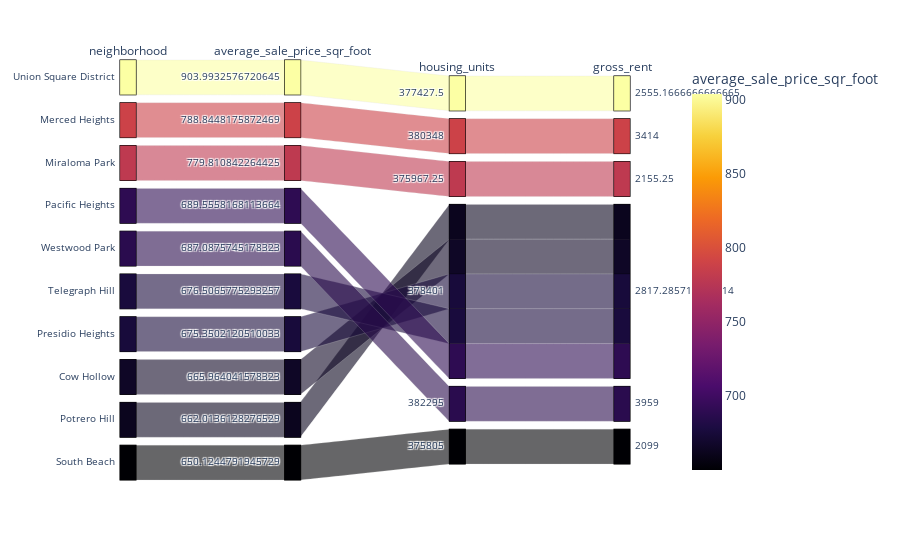

The notebook cell saved with this chart:
### Code cell
# Parallel Categories Plot
px.parallel_categories(
    sfo_data_2.iloc[0:10,:],
    dimensions=["neighborhood", "average_sale_price_sqr_foot", "housing_units", "gross_rent"],
    color="average_sale_price_sqr_foot",
    color_continuous_scale=px.colors.sequential.Inferno, 
)

### Figure 1 — Plotly figure (JSON) as saved in the notebook; plotly's stock layout.template omitted (floating-point values rounded to 4 significant figures)
{"data": [{"dimensions": [{"label": "neighborhood", "values": ["Union Square District", "Merced Heights", "Miraloma Park", "Pacific Heights", "Westwood Park", "Telegraph Hill", "Presidio Heights", "Cow Hollow", "Potrero Hill", "South Beach"]}, {"label": "average_sale_price_sqr_foot", "values": [904.0, 788.8, 779.8, 689.6, 687.1, 676.5, 675.4, 666.0, 662.0, 650.1]}, {"label": "housing_units", "values": [377400.0, 380348, 376000.0, 378401, 382295, 378401, 378401, 378401, 378401, 375805]}, {"label": "gross_rent", "values": [2555.0, 3414, 2155.0, 2817.0, 3959, 2817.0, 2817.0, 2817.0, 2817.0, 2099]}], "domain": {"x": [0, 1], "y": [0, 1]}, "line": {"color": [904.0, 788.8, 779.8, 689.6, 687.1, 676.5, 675.4, 666.0, 662.0, 650.1], "coloraxis": "coloraxis"}, "name": "", "type": "parcats"}], "layout": {"autosize": true, "coloraxis": {"colorbar": {"title": {"text": "average_sale_price_sqr_foot"}}, "colorscale": [[0, "#000004"], [0.1111, "#1b0c41"], [0.2222, "#4a0c6b"], [0.3333, "#781c6d"], [0.4444, "#a52c60"], [0.5556, "#cf4446"], [0.6667, "#ed6925"], [0.7778, "#fb9b06"], [0.8889, "#f7d13d"], [1, "#fcffa4"]]}, "legend": {"tracegroupgap": 0}, "margin": {"t": 60}}}
